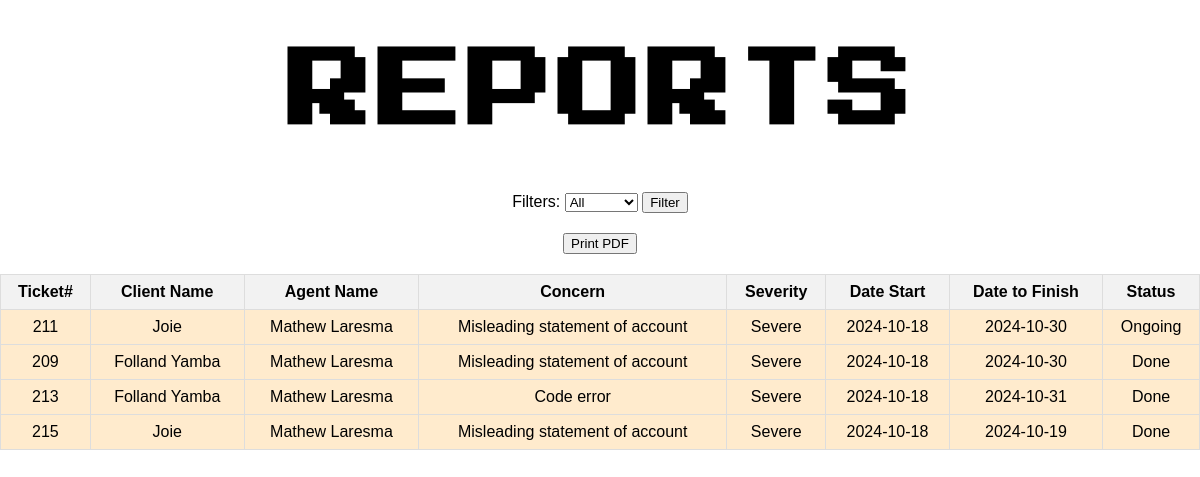
Screenshot of /Admin/reports.php with the database file from the repository.
### tables this page shows
CREATE TABLE `agent_user` (
  `ID` int(11) DEFAULT NULL,
  `ATicket_num` varchar(255) DEFAULT NULL,
  `Clients_Aname` varchar(255) DEFAULT NULL,
  `Agent_Aname` varchar(255) DEFAULT NULL,
  `Aconcern` varchar(255) NOT NULL,
  `Aseverity` varchar(255) NOT NULL,
  `Adate_start` varchar(255) NOT NULL,
  `Adate_F` varchar(255) NOT NULL,
  `Astatus` varchar(255) NOT NULL
);

### Admin/reports.php (the view, shortened to what this page needs)
<?php
require_once __DIR__ . '/../db/db_connect.php';
$query = "SELECT ATicket_num AS Ticket_num, Clients_Aname AS Client_Name, Agent_Aname, Aconcern AS Concern, Aseverity AS Severity, Adate_start AS Date_start, Adate_F AS Date_end, Astatus AS Status FROM agent_user";
$result = mysqli_query($conn, $query);
$reports = [];
if ($result) {
    while ($row = mysqli_fetch_assoc($result)) {
        $reports[] = $row;
    }
} else {
    echo "Error fetching data: " . mysqli_error($conn);
}
?>
<!DOCTYPE html>
<html lang="en">
<head>
</head>
<body>
<h1>
        <span>R</span>
        <span>E</span>
        <span>P</span>
        <span>O</span>
        <span>R</span>
        <span>T</span>
        <span>S</span>
    </h1>
    <form method="post" style="margin-bottom: 20px;">
        <label>Filters: </label>
        <select name="status">
            <option value="">All</option>
        </select>
        <button type="submit">Filter</button>
    </form>
    <a href="../print/printing.php" target="_blank"><button>Print PDF</button></a>
    <table>
        <thead>
            <tr>
                <th>Ticket#</th>
                <th>Client Name</th>
                <th>Agent Name</th>
                <th>Concern</th>
                <th>Severity</th>
                <th>Date Start</th>
                <th>Date to Finish</th>
                <th>Status</th>
            </tr>
        </thead>
        <tbody>
            <?php if (!empty($reports)): ?>
                <?php foreach ($reports as $report): ?>
                    <tr>
                        <td><?php echo htmlspecialchars($report['Ticket_num']); ?></td>
                        <td><?php echo htmlspecialchars($report['Client_Name']); ?></td>
                        <td><?php echo htmlspecialchars($report['Agent_Aname']); ?></td>
                        <td><?php echo htmlspecialchars($report['Concern']); ?></td>
                        <td><?php echo htmlspecialchars($report['Severity']); ?></td>
                        <td><?php echo htmlspecialchars($report['Date_start']); ?></td>
                        <td><?php echo htmlspecialchars($report['Date_end']); ?></td>
                        <td><?php echo htmlspecialchars($report['Status']); ?></td>
                    </tr>
                <?php endforeach; ?>
            <?php else: ?>
                <tr>
                    <td colspan="8">No data available.</td>
                </tr>
            <?php endif; ?>
        </tbody>
    </table>
</body>
</html>

### Admin/reports.php (style rules this page uses)
body { font-family: Arial, sans-serif; text-align: center; margin: 0; padding: 0; }
h1 { display: flex; justify-content: center; gap: 5px; font-family: 'Press Start 2P', cursive; font-size: 85px; margin-top: 50px; }
h1 span { display: inline-block; animation: wave 1.5s ease-in-out infinite; animation-delay: calc(var(--i) * 0.1s); }
h1 span:nth-child(1) { --i: 0; }
h1 span:nth-child(2) { --i: 1; }
h1 span:nth-child(3) { --i: 2; }
h1 span:nth-child(4) { --i: 3; }
h1 span:nth-child(5) { --i: 4; }
h1 span:nth-child(6) { --i: 5; }
h1 span:nth-child(7) { --i: 6; }
table { width: 100%; margin-top: 20px; border-collapse: collapse; background-color: blanchedalmond; }
th, td { border: 1px solid #ddd; padding: 8px; text-align: center; }
th { background-color: #f2f2f2; }

### rows the page displays
agent_user: ATicket_num "211", Clients_Aname "Joie", Agent_Aname "Mathew Laresma", Aconcern "Misleading statement of account", Aseverity "Severe", Adate_start "2024-10-18", Adate_F "2024-10-30", Astatus "Ongoing"
agent_user: ATicket_num "209", Clients_Aname "Folland Yamba", Agent_Aname "Mathew Laresma", Aconcern "Misleading statement of account", Aseverity "Severe", Adate_start "2024-10-18", Adate_F "2024-10-30", Astatus "Done"
agent_user: ATicket_num "213", Clients_Aname "Folland Yamba", Agent_Aname "Mathew Laresma", Aconcern "Code error", Aseverity "Severe", Adate_start "2024-10-18", Adate_F "2024-10-31", Astatus "Done"
agent_user: ATicket_num "215", Clients_Aname "Joie", Agent_Aname "Mathew Laresma", Aconcern "Misleading statement of account", Aseverity "Severe", Adate_start "2024-10-18", Adate_F "2024-10-19", Astatus "Done"
